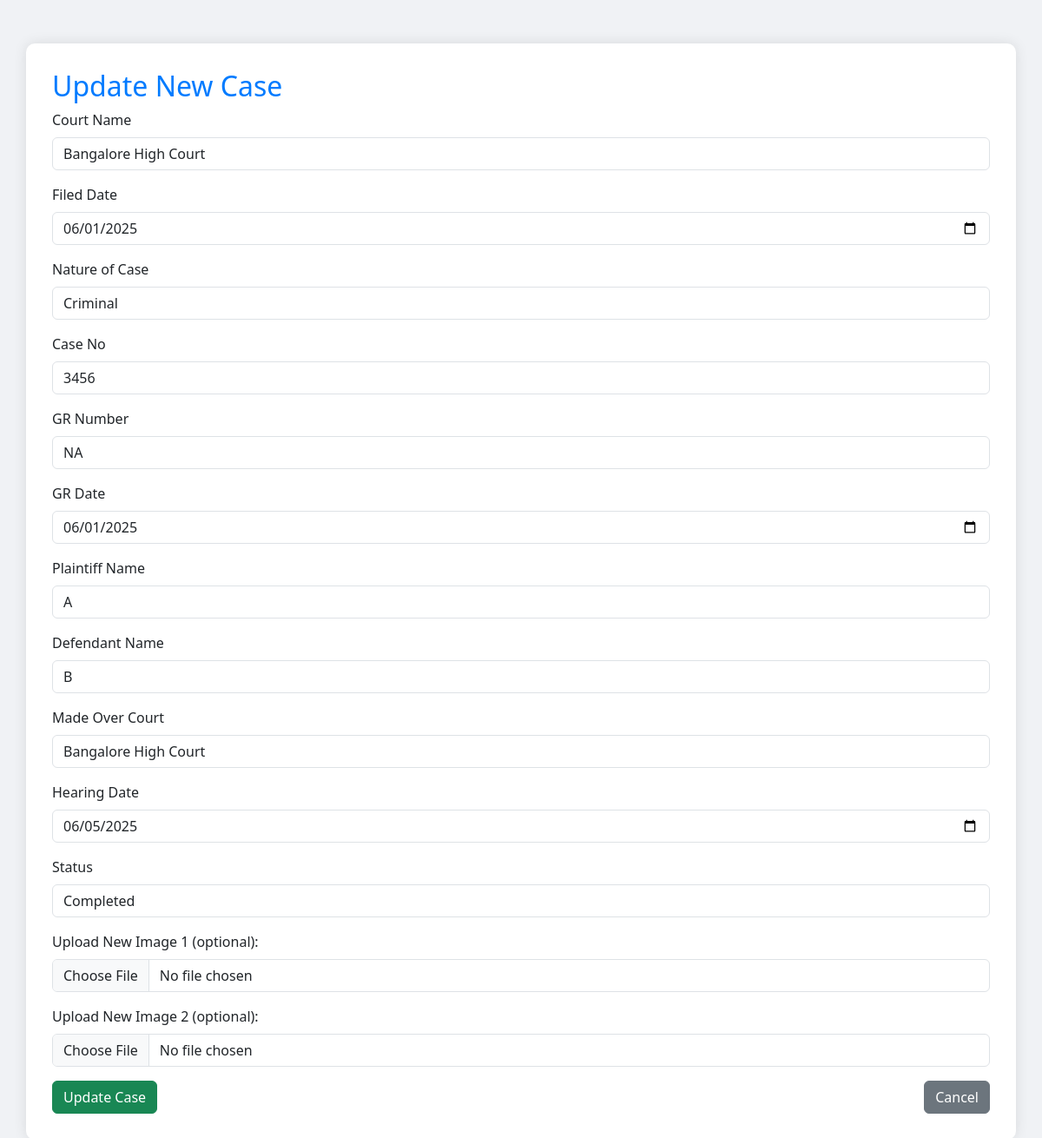
Page /newcase/update/1 (signed in) on the committed database.
### App3.py (models this page shows)
class NewCaseFiling(db.Model):
    id = db.Column(db.Integer, primary_key=True)
    court_name = db.Column(db.String(100))
    filed_date = db.Column(db.String(100))
    nature_of_case = db.Column(db.String(100))
    case_no = db.Column(db.String(100))
    gr_number = db.Column(db.String(100))
    gr_date = db.Column(db.String(100))
    plaintiff_name = db.Column(db.String(100))
    defendant_name = db.Column(db.String(100))
    made_over_court = db.Column(db.String(100))
    hearing_date = db.Column(db.String(100))
    status = db.Column(db.String(50))
    image1 = db.Column(db.String(255))
    image2 = db.Column(db.String(255))

### App3.py (the view, shortened to what this page needs)
@app.route('/newcase/update/<int:id>', methods=['GET', 'POST'])
@admin_required
def update_new_case(id):
    entry = NewCaseFiling.query.get_or_404(id)
    return render_template('newcase_form.html', entry=entry)

### App3.py (called while the page is built)
def admin_required(f):
    @wraps(f)
    def wrapper(*args, **kwargs):
        user = User.query.get(session.get('user_id'))
        if not user or user.username != 'admin':
            flash("Admin access required.")
            return redirect(url_for('login'))
        return f(*args, **kwargs)
    return wrapper

### templates/newcase_form.html (shortened to what this page needs)
<!DOCTYPE html>
<html lang="en">
<head>
    <link href="https://cdn.jsdelivr.net/npm/bootstrap@5.3.0/dist/css/bootstrap.min.css" rel="stylesheet">
</head>
<body>
<div class="container form-container">
    <h2>{{ 'Update' if entry else 'Add' }} New Case </h2>
    <form method="POST" enctype="multipart/form-data">
        <div class="mb-3">
            <label class="form-label">Court Name</label>
            <input type="text" name="court_name" class="form-control" value="{{ entry['court_name'] if entry else '' }}">
        </div>
        <div class="mb-3">
            <label class="form-label">Filed Date</label>
            <input type="date" name="filed_date" class="form-control" value="{{ entry['filed_date'] if entry else '' }}">
        </div>
        <div class="mb-3">
            <label class="form-label">Nature of Case</label>
            <input type="text" name="nature_of_case" class="form-control" value="{{ entry['nature_of_case'] if entry else '' }}">
        </div>
        <div class="mb-3">
            <label class="form-label">Case No</label>
            <input type="text" name="case_no" class="form-control" value="{{ entry['case_no'] if entry else '' }}">
        </div>
        <div class="mb-3">
            <label class="form-label">GR Number</label>
            <input type="text" name="gr_number" class="form-control" value="{{ entry['gr_number'] if entry else '' }}">
        </div>
        <div class="mb-3">
            <label class="form-label">GR Date</label>
            <input type="date" name="gr_date" class="form-control" value="{{ entry['gr_date'] if entry else '' }}">
        </div>
        <div class="mb-3">
            <label class="form-label">Plaintiff Name</label>
            <input type="text" name="plaintiff_name" class="form-control" value="{{ entry['plaintiff_name'] if entry else '' }}">
        </div>
        <div class="mb-3">
            <label class="form-label">Defendant Name</label>
            <input type="text" name="defendant_name" class="form-control" value="{{ entry['defendant_name'] if entry else '' }}">
        </div>
        <div class="mb-3">
            <label class="form-label">Made Over Court</label>
            <input type="text" name="made_over_court" class="form-control" value="{{ entry['made_over_court'] if entry else '' }}">
        </div>
        <div class="mb-3">
            <label class="form-label">Hearing Date</label>
            <input type="date" name="hearing_date" class="form-control" value="{{ entry['hearing_date'] if entry else '' }}">
        </div>
        <div class="mb-3">
            <label class="form-label">Status</label>
            <input type="text" name="status" class="form-control" value="{{ entry['status'] if entry else '' }}">
        </div>
        <div class="mb-3">
            <label class="form-label">Upload New Image 1 (optional):</label>
            <input type="file" name="image1" class="form-control">
        </div>
        <div class="mb-3">
            <label class="form-label">Upload New Image 2 (optional):</label>
            <input type="file" name="image2" class="form-control">
        </div>
        <div class="d-flex justify-content-between">
            <button type="submit" class="btn btn-success">{% if entry %}Update{% else %}Add{% endif %} Case </button>
            <a href="/dashboard" class="btn btn-secondary">Cancel</a>
        </div>
    </form>
</div>
</body>
</html>

### templates/newcase_form.html (style rules this page uses)
body { background-color: #f0f2f5; }
.form-container { margin-top: 50px; background-color: white; padding: 30px; border-radius: 10px; box-shadow: 0 0 15px rgba(0, 0, 0, 0.1); }
h2 { color: #007bff; }

### rows in the picture
NewCaseFiling: court_name "Bangalore High Court", filed_date "06/01/2025", nature_of_case "Criminal", case_no "3456", gr_number "NA", gr_date "06/01/2025", plaintiff_name "A", defendant_name "B", made_over_court "Bangalore High Court", hearing_date "06/05/2025", status "Completed"

### other values in the picture
{{ 'Update' if entry else 'Add' }} "Update"
